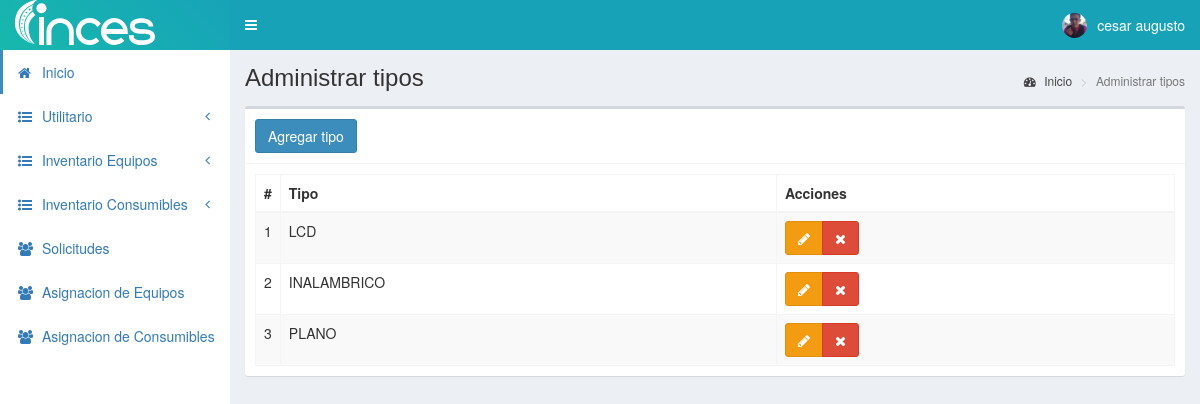
The app's page /tipos (signed in) with its own data.
### tables this page shows
CREATE TABLE `personal` (
  `id` int(11) NOT NULL,
  `cedula` int(11) NOT NULL,
  `nombres` text NOT NULL,
  `apellidos` text NOT NULL,
  `email` text NOT NULL,
  `telefono` text NOT NULL,
  `direccion` text NOT NULL,
  `fecha_nac` text NOT NULL,
  `cargo` int(11) NOT NULL,
  `departamento` int(11) NOT NULL,
  `estado` text NOT NULL,
  `fecha` timestamp NOT NULL DEFAULT current_timestamp() ON UPDATE current_timestamp()
);

CREATE TABLE `tipos` (
  `id` int(11) NOT NULL,
  `descripcion` text NOT NULL,
  `idcategoriaf` int(11) NOT NULL,
  `fecha` timestamp NOT NULL DEFAULT current_timestamp() ON UPDATE current_timestamp()
);

### controladores/plantilla.controlador.php (called while the page is built)
<?php
class ControladorPlantilla{
	static public function ctrPlantilla(){
		include "vistas/plantilla.php";
	}
}

### index.php (called while the page is built, shortened)
<?php
require_once "controladores/plantilla.controlador.php";
require_once "controladores/usuarios.controlador.php";
require_once "controladores/tipos.controlador.php";
require_once "controladores/asignacionC.controlador.php";
require_once "modelos/tipos.modelo.php";
require_once "modelos/personal.modelo.php";
$plantilla = new ControladorPlantilla();
$plantilla -> ctrPlantilla();

### modelos/conexion.php (called while the page is built)
<?php
class Conexion{
	static public function conectar(){
		$link = new PDO("mysql:host=localhost;dbname=pos",
			            "root",
			            "");
		$link->exec("set names utf8");
		return $link;
	}
}

### modelos/personal.modelo.php (called while the page is built, shortened)
<?php
require_once "conexion.php";
class ModeloPersonal{
	static public function mdlMostrarPersonals($tabla, $item, $valor){
		if($item == "id"){
			$stmt = Conexion::conectar()->prepare("SELECT * FROM $tabla WHERE $item = :$item");
			$stmt -> bindParam(":".$item, $valor, PDO::PARAM_INT);
			$stmt -> execute();
			return $stmt -> fetch();
		}else{
			$stmt = Conexion::conectar()->prepare("SELECT * FROM $tabla");
			$stmt -> execute();
			return $stmt -> fetchAll();
		}
	}
}
?>

### controladores/tipos.controlador.php (called while the page is built, shortened)
<?php
class ControladorTipos{
	static public function ctrMostrarTipos($item, $valor){
		$tabla = "tipos";
		$respuesta = ModeloTipos::mdlMostrarTipos($tabla, $item, $valor);
		return $respuesta;
	}
}

### modelos/tipos.modelo.php (called while the page is built, shortened)
<?php
require_once "conexion.php";
class ModeloTipos{
	static public function mdlMostrarTipos($tabla, $item, $valor){
		if($item != null){
			$stmt = Conexion::conectar()->prepare("SELECT * FROM $tabla WHERE $item = :$item");
			$stmt -> bindParam(":".$item, $valor, PDO::PARAM_STR);
			$stmt -> execute();
			return $stmt -> fetch();
		}else{
			$stmt = Conexion::conectar()->prepare("SELECT * FROM $tabla");
			$stmt -> execute();
			return $stmt -> fetchAll();
		}
	}
}

### vistas/modulos/tipos.php (the view, shortened to what this page needs)
<div class="content-wrapper">
  <section class="content-header">
    <h1>
      Administrar tipos
    </h1>
    <ol class="breadcrumb">
      <li><a href="inicio"><i class="fa fa-dashboard"></i> Inicio</a></li>
      <li class="active">Administrar tipos</li>
    </ol>
  </section>
  <section class="content">
    <div class="box">
      <div class="box-header with-border">
        <button class="btn btn-primary" data-toggle="modal" data-target="#modalAgregarTipo">
          Agregar tipo
        </button>
      </div>
      <div class="box-body">
       <table class="table table-bordered table-striped dt-responsive tablas" width="100%">
        <thead>
         <tr>
           <th style="width:10px">#</th>
           <th>Tipo</th>
           <th>Acciones</th>
         </tr>
        </thead>
        <tbody>
        <?php
          $item = null;
          $valor = null;
          $tipos = ControladorTipos::ctrMostrarTipos($item, $valor);
          foreach ($tipos as $key => $value) {
            echo ' <tr>
                    <td>'.($key+1).'</td>
                    <td class="text-uppercase">'.$value["descripcion"].'</td>
                    <td>
                      <div class="btn-group">
                        <button class="btn btn-warning btnEditarTipo" id="'.$value["id"].'" data-toggle="modal" data-target="#modalEditarTipo"><i class="fa fa-pencil"></i></button>
                        <button class="btn btn-danger btnEliminarTipo" id="'.$value["id"].'"><i class="fa fa-times"></i></button>
                      </div>
                    </td>
                  </tr>';
          }
        ?>
        </tbody>
       </table>
      </div>
    </div>
  </section>
</div>

### vistas/modulos/cabezote.php (shortened to what this page needs)
<header class="main-header">
<a href="inicio" class="logo">
	<span class="logo-lg">
		<img src="vistas/img/plantilla/logo-blanco-lineal.svg" style="height:45px" class="img-responsive" style="padding:10px 0px">
	</span>
</a>
<nav class="navbar navbar-static-top" role="navigation">
 	<a href="#" class="sidebar-toggle" data-toggle="push-menu" role="button">
     	</a>
	<div class="navbar-custom-menu">
		<ul class="nav navbar-nav">
			<li class="dropdown user user-menu">
				<a href="#" class="dropdown-toggle" data-toggle="dropdown">
				<?php
				if($_SESSION["foto"] != ""){
					echo '<img src="'.$_SESSION["foto"].'" class="user-image">';
				}else{
					echo '<img src="vistas/img/usuarios/default/anonymous.png" class="user-image">';
				}
				?>
                     <?php  $tabla = "personal";
                            $item = "id";
                            $valor = $_SESSION["nombre"];
						   $respuesta1 = ModeloPersonal::MdlMostrarPersonals($tabla, $item, $valor);
						   ?>
					<span class="hidden-xs"><?php  echo $respuesta1["nombres"] ?></span>
				</a>
			</li>
		</ul>
	</div>
</nav>
</header>

### records on screen
personal: nombres "cesar augusto"
tipos: descripcion "LCD"
tipos: descripcion "INALAMBRICO"
tipos: descripcion "PLANO"
